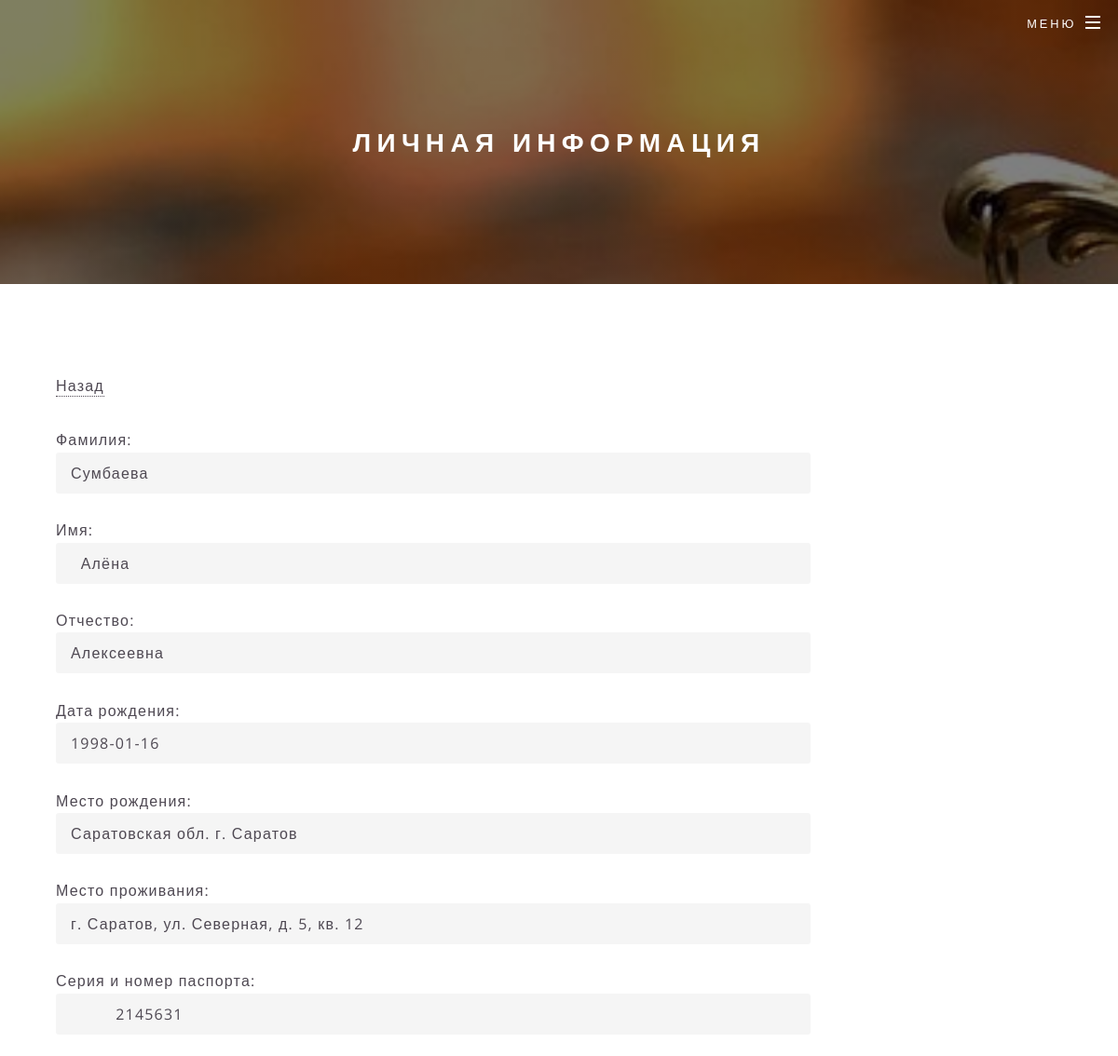
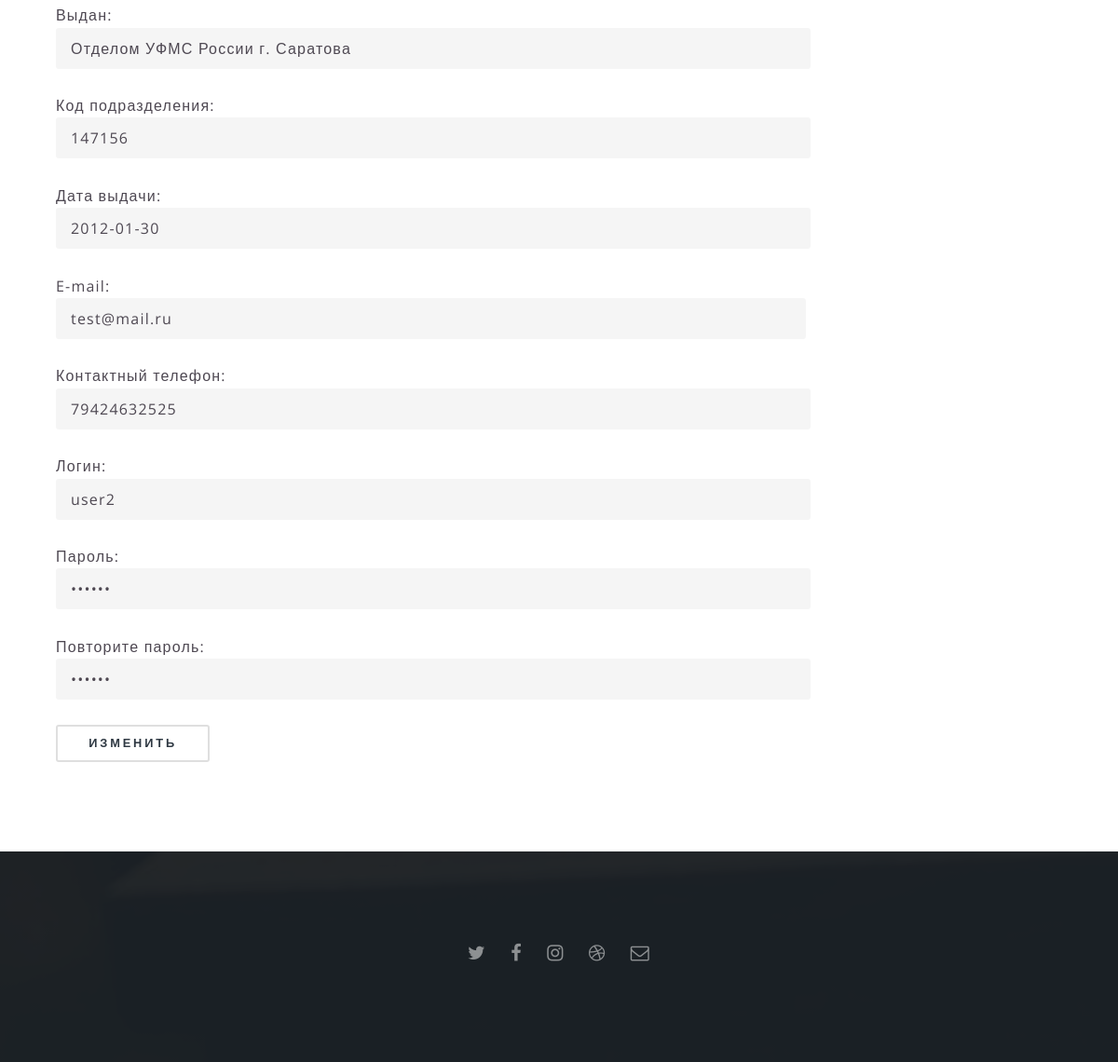
Page /additional/personal_area.php?red=1 (signed in) on the committed database (2 pictures, top to bottom).
### tables this page shows
CREATE TABLE `users` (
  `id` int(11) NOT NULL,
  `name` text NOT NULL,
  `surname` text NOT NULL,
  `patronymic` text NOT NULL,
  `dob` date NOT NULL,
  `bpl` text NOT NULL,
  `residence` text NOT NULL,
  `passportID` varchar(15) NOT NULL,
  `issued` text NOT NULL,
  `division_code` varchar(15) NOT NULL,
  `doi` date NOT NULL,
  `mail` varchar(25) NOT NULL,
  `telf` varchar(15) NOT NULL,
  `login` varchar(25) NOT NULL,
  `password` varchar(25) NOT NULL,
  `ip` int(25) NOT NULL
);

### additional/personal_area.php (the view, shortened to what this page needs)
<?php
include("../include/header.php");
?>
<article id="main">
    <header>
        <h2>Личная информация</h2>
    </header>
    <section class="wrapper style5">
        <div class="inner">
        <?php
        $red = (int)$_GET['red'];
        if($red == 1){
        $sql = "SELECT * FROM users WHERE id='$id'";
        $result = mysqli_query($link, $sql);
        if ($result) {
            while ($row = mysqli_fetch_array($result)) {
                echo '
                    <p><a href="../additional/personal_area.php">Назад</a></br></p>
                    <form action="" method="post">
                    <p style="margin-bottom:5px; margin-left: 0%">
                        Фамилия: <input type="text" name="nameF" placeholder="Фамилия" style=" width: 75%" required value="' . $row['surname'].'"> <br>
                        Имя: <input type="text" name="nameI" placeholder="Имя" style=" width: 75%" required value=" ' . $row['name'] . '"> <br>
                        Отчество: <input type="text" name="nameO" placeholder="Отчество" style=" width: 75%" required value="' . $row['patronymic'].'"> <br>
                        Дата рождения: <input type="text" name="data" placeholder="Дата рождения" style=" width: 75%" required value="' . $row['dob'] . '"><br>
                        Место рождения: <input type="text" name="mest" placeholder="Место рождения" style=" width: 75%" required value="' . $row['bpl'].'">
                        <br>
                        Место проживания: <input type="text" name="mepro" placeholder="Место проживания" style=" width: 75%" required value="' . $row['residence'].'">
                        <br>
                        Серия и номер паспорта: <input type="text" name="nunb" placeholder="Серия и номер паспорта" style=" width: 75%" required value=" ' . $row['passportID'].'"> <br>
                        Выдан: <input type="text" name="vidn" placeholder="Выдан" style=" width: 75%" required value="' . $row['issued'] . '"> <br>
                        Код подразделения: <input type="text" name="code" placeholder="Код подразделения" style=" width: 75%" required value="' . $row['division_code'] . '"> <br>
                        Дата выдачи: <input type="text" name="davi" placeholder="Дата выдачи" style=" width: 75%" required value="' . $row['doi'] . '"> <br>
                        E-mail: <input type="email" name="mail" placeholder="E-mail" style=" width: 74.5%" required value="' . $row['mail'].'"> <br>
                        Контактный телефон: <input type="text" name="telf" placeholder="Контактный телефон" style=" width: 75%" required value="' . $row['telf'].'"><br>
                        Логин: <input name="login" type="text" placeholder="Логин"  style=" width: 75%" required value="' . $row['login'].'"><br>
                        Пароль: <input name="password" type="password" placeholder="Пароль" style=" width: 75%" value="' . $row['password'].'"><br>
                        Повторите пароль:
                        <input name="password2" type="password" placeholder="Повторите пароль" style=" width: 75%" value="' . $row['password'].'" ><br>
                        <button name="red" type="submit">Изменить</button>
                    </p>
                </form>';
            }
        }
        }
        ?>
        </div>
    </section>
</article>
<?php
include("../include/footer.php");
?>
</body>
</html>

### rows in the picture
users: nameF "Сумбаева", nameI "Алёна", nameO "Алексеевна", data "1998-01-16", mest "Саратовская обл. г. Саратов", mepro "г. Саратов, ул. Северная, д. 5, кв. 12", nunb "2145631", vidn "Отделом УФМС России г. Саратова", code "147156", davi "2012-01-30", mail "test@mail.ru", telf "79424632525", login "user2"
